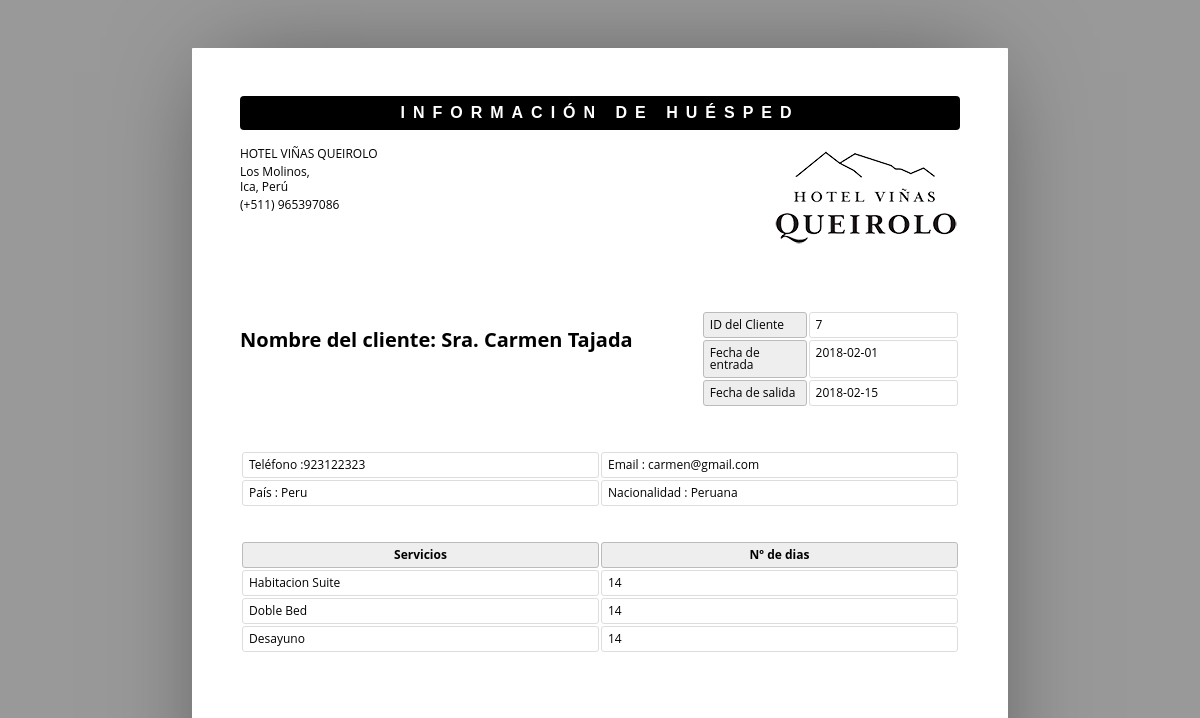
The app's page /admin/show.php?sid=1, older data.
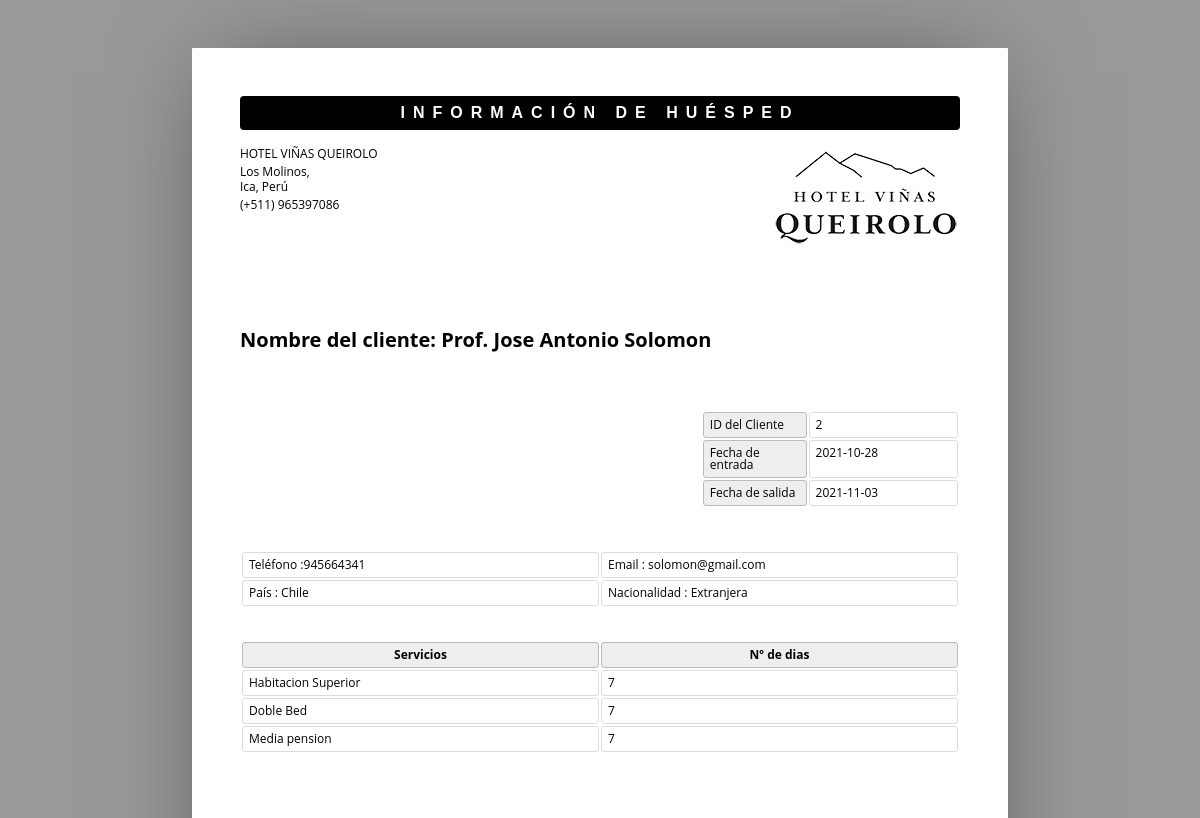
The same page, newer data.
### tables this page shows
CREATE TABLE `reservas` (
  `id` int(10) UNSIGNED NOT NULL,
  `id_cliente` int(10) UNSIGNED NOT NULL,
  `nro_habitacion` int(10) UNSIGNED NOT NULL,
  `comidas` varchar(30) DEFAULT NULL,
  `fecha_entrada` date DEFAULT NULL,
  `fecha_salida` date DEFAULT NULL,
  `estado` varchar(15) DEFAULT NULL,
  `cant_dias` int(11) DEFAULT NULL,
  
  CONSTRAINT PRIMARY KEY (`id`)

);

CREATE TABLE `clientes` (
  `id` int(10) UNSIGNED NOT NULL,
  `trato` varchar(5) DEFAULT NULL,
  `nombres` text,
  `apellidos` text,
  `email` varchar(200) DEFAULT NULL,
  `nacionalidad` varchar(50) DEFAULT NULL,
  `pais` varchar(40) DEFAULT NULL,
  `telef` text,
  
  CONSTRAINT PRIMARY KEY (`id`)
);

CREATE TABLE `habitaciones` (
  `id` int(10) UNSIGNED NOT NULL,                
  `tipo_habitacion` varchar(30) DEFAULT NULL,
  `tipo_cama` varchar(20) DEFAULT NULL,
  `estado_hab` varchar(20) DEFAULT NULL,

  CONSTRAINT PRIMARY KEY (`id`)

);

### admin/show.php (the view, shortened to what this page needs)
<html>
	<head>
</head>
<body>
	<?php
	include ('db.php');
	$pid = $_GET['sid'];
	$sql = "SELECT R.*, C.*, H.* FROM `reservas` R INNER JOIN `clientes` C ON R.id_cliente = C.id INNER JOIN `habitaciones` H on R.nro_habitacion = H.id where R.id = '$pid'";
	$re = mysqli_query($con,$sql);
	while($row = mysqli_fetch_array($re))
	{
		$id = $row['id'];
		$title =  $row['trato'];
		$Fname = $row['nombres'];
		$lname = $row['apellidos'];
		$email = $row['email'];
		$National = $row['nacionalidad'];
		$country = $row['pais'];
		$phone = $row['telef'];
		$room_type = $row['tipo_habitacion'];
		$Bed_type = $row['tipo_cama'];
		$meal_type = $row['comidas'];
		$cin_date = $row['fecha_entrada'];
		$cout_date = $row['fecha_salida'];
		$nodays = $row['cant_dias'];
	}
	?>
		<header>
			<h1>Información de Huésped</h1>
			<address >
				<p>HOTEL VIÑAS QUEIROLO</p>
				<p>Los Molinos,<br>Ica, Perú</p>
				<p>(+511) 965397086</p>
			</address>
			<span><img alt="" src="assets/img/sun.png"></span>
		</header>
		<article>
			<address >
				<p><br></p>
				<p>Nombre del cliente: <?php echo $title." ".$Fname." ".$lname;?><br></p>
			</address>
			<table class="meta">
				<tr>
					<th><span > ID del Cliente</span></th>
					<td><span ><?php echo $id; ?></span></td>
				</tr>
				<tr>
					<th><span >Fecha de entrada</span></th>
					<td><span ><?php echo $cin_date; ?> </span></td>
				</tr>
				<tr>
					<th><span >Fecha de salida</span></th>
					<td><span ><?php echo $cout_date; ?> </span></td>
				</tr>
			</table>
			<table >
					<tr>
						<td>Teléfono :<?php echo $phone; ?> </td>
						<td>Email : <?php echo $email; ?> </td>
					</tr>
					<tr>
						<td>País : <?php echo $country; ?> </td>
						<td>Nacionalidad : <?php echo $National; ?> </td>
					</tr>
				</table>
				<br>
				<br>
			<table class="inventory">
				<thead>
					<tr>
						<th><span >Servicios</span></th>
						<th><span >Nº de dias</span></th>
					</tr>
				</thead>
				<tbody>
					<tr>
						<td><span ><?php echo $room_type; ?></span></td>
						<td><span ><?php echo $nodays; ?> </span></td>
					</tr>
					<tr>
						<td><span ><?php echo $Bed_type; ?>  Bed </span></td>
						<td><span ><?php echo $nodays; ?></span></td>
					</tr>
					<tr>
						<td><span ><?php echo $meal_type; ?>  </span></td>
						<td><span ><?php echo $nodays; ?></span></td>
					</tr>
				</tbody>
			</table>
		</article>
	</body>
</html>

### admin/show.php (style rules this page uses)
* { border: 0; box-sizing: content-box; color: inherit; font-family: inherit; font-size: inherit; font-style: inherit; font-weight: inherit; line-height: inherit; list-style: none; margin: 0; padding: 0; text-decoration: none; vertical-align: top; }
h1 { font: bold 100% sans-serif; letter-spacing: 0.5em; text-align: center; text-transform: uppercase; }
table { font-size: 75%; table-layout: fixed; width: 100%; }
table { border-collapse: separate; border-spacing: 2px; }
th, td { border-width: 1px; padding: 0.5em; position: relative; text-align: left; }
th, td { border-radius: 0.25em; border-style: solid; }
th { background: #EEE; border-color: #BBB; }
td { border-color: #DDD; }
html { font: 16px/1 'Open Sans', sans-serif; overflow: auto; padding: 0.5in; }
html { background: #999; cursor: default; }
body { box-sizing: border-box; height: 11in; margin: 0 auto; overflow: hidden; padding: 0.5in; width: 8.5in; }
body { background: #FFF; border-radius: 1px; box-shadow: 0 0 1in -0.25in rgba(0, 0, 0, 0.5); }
header { margin: 0 0 3em; }
header:after { clear: both; content: ""; display: table; }
header h1 { background: #000; border-radius: 0.25em; color: #FFF; margin: 0 0 1em; padding: 0.5em 0; }
header address { float: left; font-size: 75%; font-style: normal; line-height: 1.25; margin: 0 1em 1em 0; }
header address p { margin: 0 0 0.25em; }
header span, header img { display: block; float: right; }
header span { margin: 0 0 1em 1em; max-height: 25%; max-width: 60%; position: relative; }
header img { max-height: 100%; max-width: 100%; }
article, article address, table.meta, table.inventory { margin: 0 0 3em; }
article:after { clear: both; content: ""; display: table; }
article address { float: left; font-size: 125%; font-weight: bold; }
table.meta, table.balance { float: right; width: 36%; }
table.meta:after, table.balance:after { clear: both; content: ""; display: table; }
table.meta th { width: 40%; }
table.meta td { width: 60%; }
table.inventory { clear: both; width: 100%; }
table.inventory th { font-weight: bold; text-align: center; }
table.inventory td:nth-child(1) { width: 26%; }
table.inventory td:nth-child(2) { width: 38%; }

Row changes from the older to the newer data that the page shows:
changed reservas "Doble": id_cliente.trato "Sra." → "Prof."; id_cliente.nombres "Carmen" → "Jose Antonio"; id_cliente.apellidos "Tajada" → "Solomon"; habitaciones.id "7" → "2"; fecha_entrada "2018-02-01" → "2021-10-28"; fecha_salida "2018-02-15" → "2021-11-03"; id_cliente.telef "923122323" → "945664341"; id_cliente.email "carmen@gmail.com" → "solomon@gmail.com"; id_cliente.pais "Peru" → "Chile"; id_cliente.nacionalidad "Peruana" → "Extranjera"; habitaciones.tipo_habitacion "Habitacion Suite" → "Habitacion Superior"; cant_dias "14" → "7"; comidas "Desayuno" → "Media pension"
